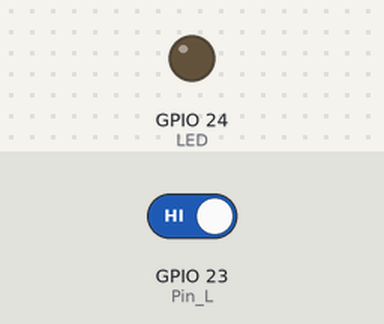
Bench run of a program on a simulated Raspberry Pi (BCM pin numbers). On the bench: output pins drawn as LEDs (lit = HIGH). The test bench sets the inputs (shaded band); at power-on: GPIO 23 (Pin_L) HIGH. What the program prints to the terminal is not drawn.

Above: at 1.2 s.
1.3 s: GPIO 23 (Pin_L) driven LOW
At 1.6 s:
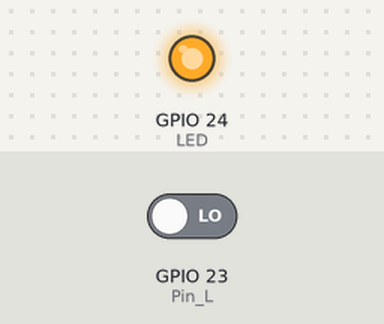
2.8 s: GPIO 23 (Pin_L) driven HIGH
At 4.1 s:
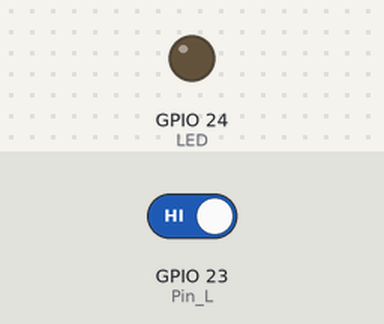
Timing chart, 0 to 5.8 s (numbered marks = the images above; inputs shaded):
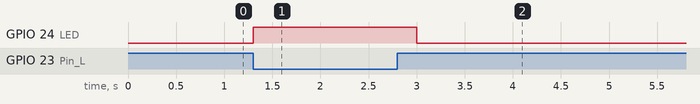

Measured:
- after the input at 1.3 s, GPIO 24 (LED): LOW → HIGH at once
- after the input at 2.8 s, GPIO 24 (LED): HIGH → LOW after 0.20 s

The program:

KY-027pi.py
```python
import RPi.GPIO as GPIO
import time

GPIO.setmode(GPIO.BCM)

LED = 24
Pin_L = 23

GPIO.setup(Pin_L, GPIO.IN)
GPIO.setup(LED, GPIO.OUT)

print("Prueba del modulo [Presiona Ctrl + C para finalizar la prueba]")

def funcionMagic(null):
    GPIO.output(LED,True)

GPIO.add_event_detect(Pin_L, GPIO.FALLING, callback=funcionMagic, bouncetime = 10)

try:
    while True:
        time.sleep(1)
        if GPIO.input(Pin_L):
            GPIO.output(LED, False)

except KeyboardInterrupt:
    GPIO.cleanup()
```
